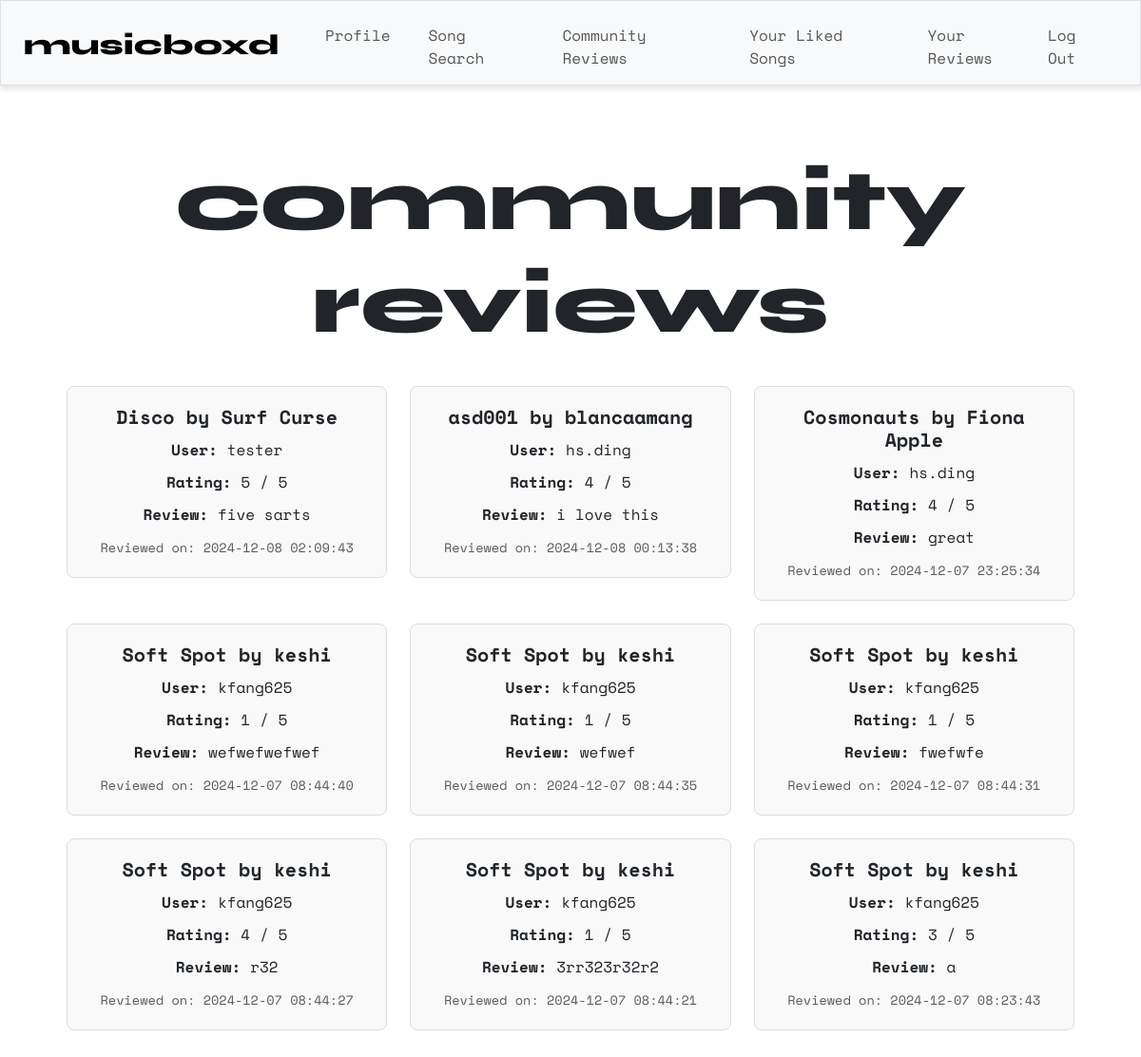
The app's page /recent (signed in) with its own data.
### tables this page shows
CREATE TABLE reviews ( id INTEGER PRIMARY KEY, review TEXT NOT NULL, rating INTEGER NOT NULL, user_id INTEGER NOT NULL, song_id TEXT NOT NULL, timestamp DATETIME DEFAULT CURRENT_TIMESTAMP, FOREIGN KEY (user_id) REFERENCES users (id), FOREIGN KEY (song_id) REFERENCES songs (id) );

CREATE TABLE songs ( id TEXT PRIMARY KEY, title TEXT NOT NULL, artist TEXT NOT NULL);

CREATE TABLE users ( id INTEGER PRIMARY KEY, username TEXT NOT NULL UNIQUE, hash TEXT NOT NULL );

### app.py (the view)
@app.route("/recent")
@login_required
def recent():
    reviews = db.execute("""
        SELECT users.username, reviews.rating, reviews.timestamp, reviews.review,
               songs.title AS song_title, songs.artist AS song_artist
        FROM reviews
        JOIN users ON reviews.user_id = users.id
        JOIN songs ON reviews.song_id = songs.id
        ORDER BY reviews.timestamp DESC
    """)
    return render_template("recent.html", reviews=reviews)

### helpers.py (called while the page is built)
def login_required(f):
    @wraps(f)
    def decorated_function(*args, **kwargs):
        if session.get("user_id") is None:
            return redirect("/login")
        return f(*args, **kwargs)
    return decorated_function

### templates/recent.html (shortened to what this page needs)
{% extends "layout.html" %}
{% block main %}
    <div class="container">
        <h1 class="syne">community<br>reviews</h1>
        <br>
        {% if reviews %}
            <div class="row row-cols-1 row-cols-md-3 g-4">
                {% for review in reviews %}
                    <div class="col">
                        <div class="card">
                            <div class="card-body">
                                <h5 class="card-title">{{ review.song_title }} by {{ review.song_artist }}</h5>
                                <p class="card-text"><strong>User:</strong> {{ review.username }}</p>
                                <p class="card-text"><strong>Rating:</strong> {{ review.rating }} / 5</p>
                                <p class="card-text"><strong>Review:</strong> {{ review.review }}</p>
                                <p class="card-text"><small class="text-muted">Reviewed on: {{ review.timestamp }}</small></p>
                            </div>
                        </div>
                    </div>
                {% endfor %}
            </div>
        {% else %}
            <p class="text-muted">No reviews yet.</p>
        {% endif %}
    </div>
{% endblock %}

### templates/layout.html (shortened to what this page needs)
<!DOCTYPE html>
<html lang="en">
    <head>
        <link href="https://cdn.jsdelivr.net/npm/bootstrap@5.3.3/dist/css/bootstrap.min.css" rel="stylesheet">
        <link href="https://cdnjs.cloudflare.com/ajax/libs/font-awesome/6.0.0-beta3/css/all.min.css" rel="stylesheet">
        <link href="/static/styles.css" rel="stylesheet">
    </head>
    <body>
        {% if session["user_id"] %}
            <nav class="bg-light border navbar navbar-expand-md navbar-light">
                <div class="container-fluid px-4">
                    <a class="navbar-brand" href="/"><span class="syne" style="font-size:30px">musicboxd</span></a>
                    <div class="collapse navbar-collapse" id="navbar">
                        <ul class="navbar-nav me-auto mt-2">
                            <li class="nav-item ms-4"><a class="nav-link" href="/profile">Profile</a></li>
                            <li class="nav-item ms-4"><a class="nav-link" href="/search">Song Search</a></li>
                            <li class="nav-item ms-4"><a class="nav-link" href="/recent">Community Reviews</a></li>
                            <li class="nav-item ms-4"><a class="nav-link" href="/all_liked">Your Liked Songs</a></li>
                            <li class="nav-item ms-4"><a class="nav-link" href="/all_reviews">Your Reviews</a></li>
                        </ul>
                        <ul class="navbar-nav ms-auto mt-2">
                            <li class="nav-item"><a class="nav-link" href="/logout">Log Out</a></li>
                        </ul>
                    </div>
                </div>
            </nav>
        {% endif %}
        <main class="container py-5 text-center">
            {% block main %}{% endblock %}
        </main>
    </body>
</html>

### static/styles.css (style rules this page uses)
h1 { font-size: 90px; }
p { font-size: 20px; }
ul { list-style-type: none; }
nav { position: sticky; top: 0; left: 0; right: 0; z-index: 1000; background-color: #fff; box-shadow: 0 4px 6px rgba(0, 0, 0, 0.1); padding: 20px; }
nav .navbar-brand { font-size: xx-large; font-family: "Space Mono"; }
.card { border: 1px solid #ddd; border-radius: 8px; background-color: #f9f9f9; transition: box-shadow 0.3s ease-in-out; }
.card-body { padding: 20px; }
.card-title { font-size: 1.25rem; font-weight: bold; margin-bottom: 10px; }
.card-text { font-size: 1rem; margin-bottom: 8px; }
.card-text small { font-size: 0.85rem; color: #6c757d; }
.card-body p { margin-bottom: 10px; }
.container { padding: 20px; }
body { background-color: #ffffff; font-family: "Space Mono"; overflow: visible; }
.syne { font-family: "Syne", sans-serif; font-optical-sizing: auto; font-weight: 800; font-style: normal; }

### records on screen
reviews: song_title "Disco", song_artist "Surf Curse", username "tester", rating "5", review "five sarts", timestamp "2024-12-08 02:09:43"
reviews: song_title "asd001", song_artist "blancaamang", username "hs.ding", rating "4", review "i love this", timestamp "2024-12-08 00:13:38"
reviews: song_title "Cosmonauts", song_artist "Fiona Apple", username "hs.ding", rating "4", review "great", timestamp "2024-12-07 23:25:34"
reviews: song_title "Soft Spot", song_artist "keshi", username "kfang625", rating "1", review "wefwefwefwef", timestamp "2024-12-07 08:44:40"
reviews: song_title "Soft Spot", song_artist "keshi", username "kfang625", rating "1", review "wefwef", timestamp "2024-12-07 08:44:35"
reviews: song_title "Soft Spot", song_artist "keshi", username "kfang625", rating "1", review "fwefwfe", timestamp "2024-12-07 08:44:31"
reviews: song_title "Soft Spot", song_artist "keshi", username "kfang625", rating "4", review "r32", timestamp "2024-12-07 08:44:27"
reviews: song_title "Soft Spot", song_artist "keshi", username "kfang625", rating "1", review "3rr323r32r2", timestamp "2024-12-07 08:44:21"
reviews: song_title "Soft Spot", song_artist "keshi", username "kfang625", rating "3", review "a", timestamp "2024-12-07 08:23:43"
